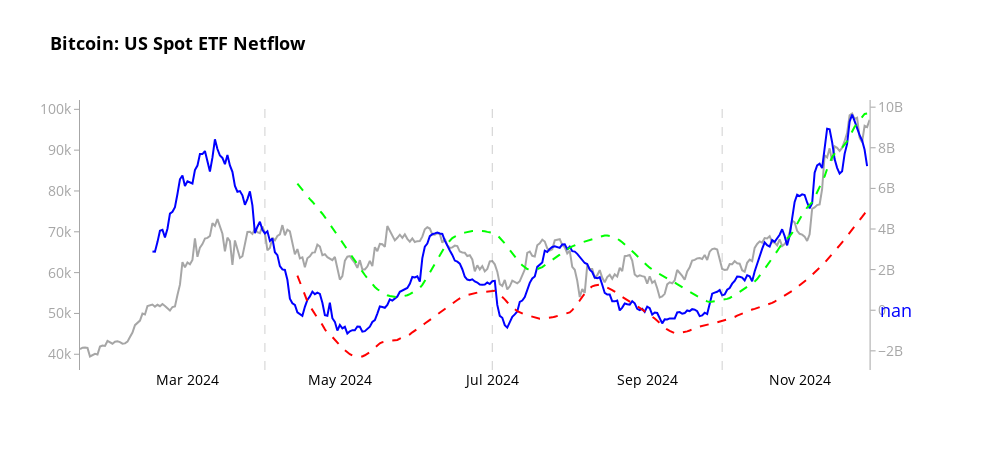

The notebook cell this image was saved under:
### Code cell
# Create charts for each indicator
indicators = [
    ('etfFlow_sma_zscore',"Bitcoin: US Spot ETF Netflow", "on", ["etfFlow_upper", "etfFlow_lower"])
]

for indicator, title,  bands, upper_lower in indicators:
    fig = create_indicator_chart(merged_df, indicator, title, bands, upper_lower)
    
    # Show the plot
    fig.show()
    
    # Optionally, save the plot as an HTML file
    pio.write_html(fig, file=f'bitcoin_analysis_{indicator}_two_year.html')

print("All charts have been displayed and saved as separate HTML files.")

### Figure 1 — Plotly figure (JSON) as saved in the notebook; plotly's stock layout.template omitted (floating-point values rounded to 4 significant figures; data arrays with more than 128 entries replaced by an {"elided": "..."} marker saying what was removed)
{"data": [{"line": {"color": "rgba(128, 128, 128, 0.7)", "width": 2}, "mode": "lines", "name": "Price USD", "x": {"elided": "317 str values"}, "y": {"elided": "317 float values"}, "type": "scatter", "xaxis": "x", "yaxis": "y"}, {"line": {"color": "rgb(0, 0, 255)", "width": 2}, "mode": "lines", "name": "etfFlow_sma_zscore", "x": {"elided": "317 str values"}, "y": {"elided": "317 float values"}, "type": "scatter", "xaxis": "x", "yaxis": "y2"}, {"line": {"color": "rgb(0, 255, 0)", "dash": "dash", "width": 2}, "mode": "lines", "name": "Upper Band", "x": {"elided": "317 str values"}, "y": {"elided": "317 float values"}, "type": "scatter", "xaxis": "x", "yaxis": "y2"}, {"line": {"color": "rgb(255, 0, 0)", "dash": "dash", "width": 2}, "mode": "lines", "name": "Lower Band", "x": {"elided": "317 str values"}, "y": {"elided": "317 float values"}, "type": "scatter", "xaxis": "x", "yaxis": "y2"}], "layout": {"xaxis": {"anchor": "y", "domain": [0.0, 0.94], "tickfont": {"color": "black", "size": 14}, "title": {"text": ""}, "showgrid": false, "zeroline": false}, "yaxis": {"anchor": "x", "domain": [0.0, 1.0], "tickfont": {"color": "rgba(128, 128, 128, 0.7)", "size": 14}, "title": {"font": {"size": 18}, "text": ""}, "showgrid": false, "zeroline": false, "showline": true, "linecolor": "rgba(128, 128, 128, 0.7)", "ticks": "outside", "tickcolor": "rgba(128, 128, 128, 0.7)"}, "yaxis2": {"anchor": "x", "overlaying": "y", "side": "right", "tickfont": {"color": "rgba(128, 128, 128, 0.7)", "size": 14}, "title": {"font": {"size": 18}, "text": ""}, "showgrid": false, "zeroline": false, "showline": true, "linecolor": "rgba(128, 128, 128, 0.7)", "ticks": "outside", "tickcolor": "rgba(128, 128, 128, 0.7)", "autorange": true}, "shapes": [{"line": {"color": "rgba(128, 128, 128, 0.7)", "dash": "dash", "width": 0.75}, "opacity": 0.7, "type": "line", "x0": "2024-04-01T00:00:00", "x1": "2024-04-01T00:00:00", "xref": "x", "y0": 0, "y1": 1, "yref": "y domain"}, {"line": {"color": "rgba(128, 128, 128, 0.7)", "dash": "dash", "width": 0.75}, "opacity": 0.7, "type": "line", "x0": "2024-07-01T00:00:00", "x1": "2024-07-01T00:00:00", "xref": "x", "y0": 0, "y1": 1, "yref": "y domain"}, {"line": {"color": "rgba(128, 128, 128, 0.7)", "dash": "dash", "width": 0.75}, "opacity": 0.7, "type": "line", "x0": "2024-10-01T00:00:00", "x1": "2024-10-01T00:00:00", "xref": "x", "y0": 0, "y1": 1, "yref": "y domain"}], "annotations": [{"align": "left", "font": {"color": "rgb(0, 0, 255)", "size": 18}, "showarrow": false, "text": "nan", "x": 0.95, "xanchor": "left", "xref": "paper", "y": null, "yanchor": "middle", "yref": "y2"}], "title": {"font": {"color": "black", "size": 18, "weight": "bold"}, "text": "Bitcoin: US Spot ETF Netflow"}, "font": {"color": "black", "size": 14}, "showlegend": false, "hovermode": "x unified", "plot_bgcolor": "white", "paper_bgcolor": "white", "width": 1000, "height": 450}}
